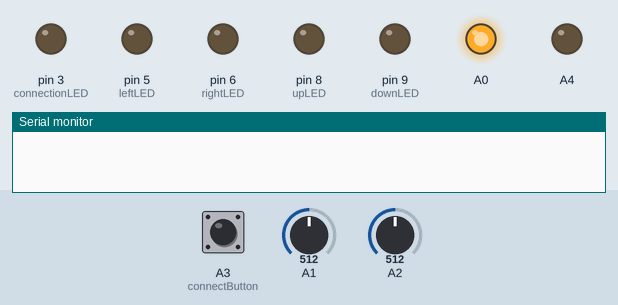
The sketch below on a simulated Arduino Leonardo, built with avr-gcc and run on an emulated ATmega32U4. On the bench: output pins drawn as LEDs (lit = HIGH), the last lines printed to the serial monitor. The test bench sets the inputs (shaded band); at power-on: A3 (connectButton) HIGH, A1 = 512, A2 = 512. WiFi joins after 1.5 s; servers stay silent unless stated.

Above: at 2.7 s.
2.8 s: A3 (connectButton) pulled LOW for 0.15 s
At 4.2 s:
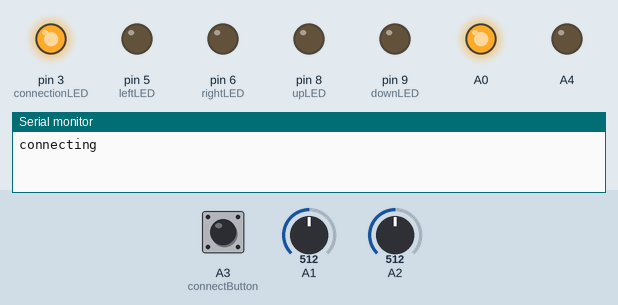
5.9 s: A3 (connectButton) pulled LOW for 1 s
At 8.1 s:
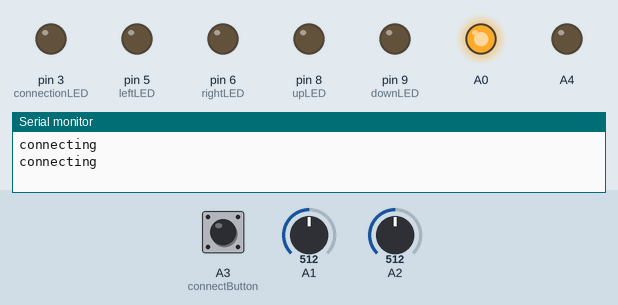
9.1 s: A3 (connectButton) pulled LOW for 3.2 s
At 10.1 s:
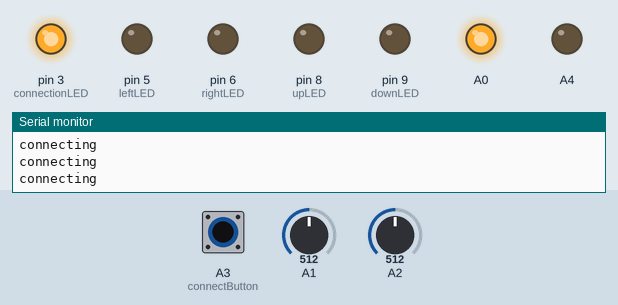
13.8 s: A3 (connectButton) pulsed LOW 5 times (0.12 s each, 0.3 s apart)
At 17.3 s:
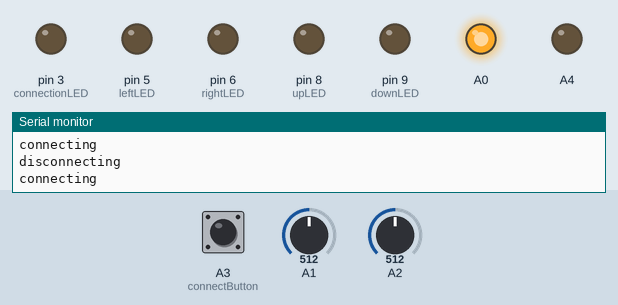
Timing chart, 0 to 17.8 s (numbered marks = the images above; inputs shaded):
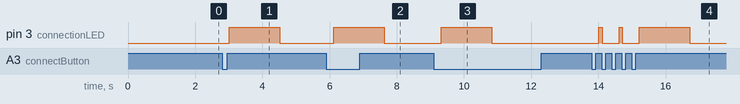

Measured:
- after the input at 2.8 s, pin 3 (connectionLED): LOW → HIGH after 0.22 s, → LOW 1.5 s later
- after the input at 5.9 s, pin 3 (connectionLED): LOW → HIGH after 0.22 s, → LOW 1.5 s later
- after the input at 9.1 s, pin 3 (connectionLED): LOW → HIGH after 0.22 s, → LOW 1.5 s later
- after the input at 13.8 s, pin 3 (connectionLED): goes HIGH 0.10 s, LOW 0.50 s, HIGH 0.10 s, LOW 0.50 s, HIGH 1.5 s, then LOW, starting after 0.22 s

The sketch:

BallDropEthernetJoystickClient.ino
```cpp
/*
  Joystick client
 Language:  Arduino

 This program enables an Arduino to control one paddle
 in a networked Pong game. It uses an Arduino WiFi shield

 created 20 Jun 2012
 modified 11 Sept 2012
 by Tom Igoe

 */

#include <SPI.h>
#include <Ethernet.h>

// Initialize the Wifi client library
EthernetClient client;

byte mac[] = {
  0x00, 0xAA, 0xBB, 0xCC, 0xDE, 0x01};

// fill in an available IP address on your network here,
// for manual configuration:
IPAddress ip(10,0,1,20);

IPAddress server(128,122,151,226);

const int connectButton = A3;  // the pushbutton for connecting/disconnecting
const int connectionLED = 3;  // this LED indicates whether you're connected
const int leftLED = 5;        // this LED indicates that you're moving left
const int rightLED = 6;       // this LED indicates that you're moving right
const int upLED = 8;        // this LED indicates that you're moving uo
const int downLED = 9;       // this LED indicates that you're moving down

const int sendInterval = 80;  // minimum time between messages to the server
const int debounceInterval = 15;  // used to smooth out pushbutton readings

int lastButtonState = 0;     // previous state of the pushbutton
long lastTimeSent = 0;       // timestamp of the last server message

void setup()
{

  Serial.begin(9600);
  //Initialize serial and wait for port to open:
  Serial.begin(9600);
  while (!Serial) {
    ; // wait for serial port to connect. Needed for Leonardo only
  }


  // start the Ethernet connection:
  if (Ethernet.begin(mac) == 0) {
    Serial.println("Failed to configure Ethernet using DHCP");
    // DHCP failed, so use a fixed IP address:
    Ethernet.begin(mac, ip);
  }

  // initialize digital inputs and outputs:
  pinMode(connectButton, INPUT);
  pinMode(connectionLED, OUTPUT);
  pinMode(leftLED, OUTPUT);
  pinMode(rightLED, OUTPUT);
  pinMode(upLED, OUTPUT);
  pinMode(downLED, OUTPUT);

  // configure analog pins for Adafruit joystick:
  pinMode(A0, OUTPUT);
  pinMode(A4, OUTPUT);
  pinMode(A3, INPUT_PULLUP);    // joystick pushbutton
  // turn on A0 for +v connection of joystick:
  digitalWrite(A0, HIGH);
  // turn off A4 for gnd connection of joystick:
  digitalWrite(A4, LOW);
}

void loop()
{
  // note the current time in milliseconds:
  long now = millis();
  // check to see if the pushbutton's pressed:
  boolean buttonPushed = buttonRead(connectButton);

  // if the button's just pressed:
  if (buttonPushed) {
    // if the client's connected, disconnect:
    if (client.connected()) {
      Serial.println("disconnecting");
      client.print("x");
      client.stop();
    } // if the client's disconnected, try to connect:
    else {
      Serial.println("connecting");
      client.connect(server, 8080);
    }
  }

  // if the client's connected, and the send interval has elapased:
  if (client.connected() && (now - lastTimeSent > sendInterval)) {
    // read the joystick and send messages as appropriate:
    int xSensor = analogRead(A1);
    delay(1);
    int ySensor = analogRead(A2);

    // map x and y readings to a 3-point range
    // and subtract 1 to get -1 to 1, with
    // 0 at rest:
    xSensor = map(xSensor, 0, 1023, 0, 3) - 1;
    ySensor = map(ySensor, 0, 1023, 0, 3) -1;

    switch (xSensor) {
    case -1:    //left
      client.print("l");
      Serial.print("l");
      digitalWrite(leftLED, HIGH);
      break;
    case 0: // center
      digitalWrite(rightLED, LOW);
      digitalWrite(leftLED, LOW);

      break;
    case 1:  // right
      client.print("r");
      Serial.print("r");
      digitalWrite(rightLED, HIGH);
      break;
    }

    switch (ySensor) {
    case 1:    //up
      client.print("u");
      Serial.print("u");
      digitalWrite(upLED, HIGH);
      break;
    case 0: // center
      digitalWrite(upLED, LOW);
      digitalWrite(downLED, LOW);

      break;
    case -1:  // down
      client.print("d");
      digitalWrite(downLED, HIGH);
      break;
    }

    //save this moment as last time you sent a message:
    lastTimeSent = now;
  }

  // set the connection LED based on the connection state:
  digitalWrite(connectionLED, client.connected());


  // if there's incoming data from the client, print it serially:
  if (client.available()) {
    char c = client.read();
    Serial.write(c);
  }
}


// this method reads the button to see if it's just changed
// from low to high, and debounces the button in case of
// electrical noise:

boolean buttonRead(int thisButton) {
  boolean result = false;
  // temporary state of the button:
  int currentState = !digitalRead(thisButton);
  // final state of the button:
  int buttonState = lastButtonState;
  // get the current time to time the debounce interval:
  long lastDebounceTime = millis();

  while ((millis() - lastDebounceTime) < debounceInterval) {
    // read the state of the switch into a local variable:
    currentState = !digitalRead(thisButton);

    // If the pushbutton changed due to noise:
    if (currentState != buttonState) {
      // reset the debouncing timer
      lastDebounceTime = millis();
    }

    // whatever the reading is at, it's been there for longer
    // than the debounce delay, so take it as the actual current state:
    buttonState = currentState;
  }
  // if the button's changed and it's high:
  if(buttonState != lastButtonState && buttonState == HIGH) {
    result = true;
  }

  // save the current state for next time:
  lastButtonState = buttonState;
  return result;
}
```
